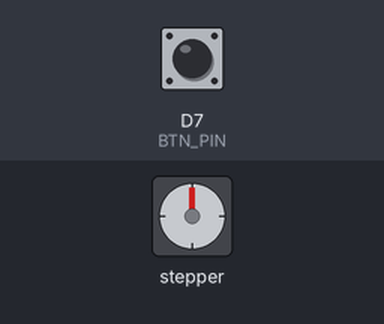
Bench run of a sketch on a simulated ESP8266 (NodeMCU). On the bench: stepper motor. The inputs (shaded band) are chosen by the test bench; at power-on: D7 (BTN_PIN) HIGH. WiFi joins after 1.5 s; servers stay silent unless stated; no MQTT or app messages arrive unless stated; stepper angles assume 2048 steps per turn; what the sketch prints to the serial monitor is not drawn.

Above: at 0.1 s.
At 2.7 s:
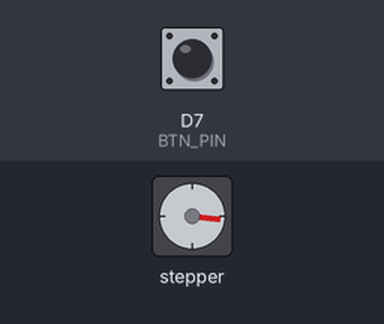
2.8 s: D7 (BTN_PIN) pulled LOW for 1 s
At 3.9 s:
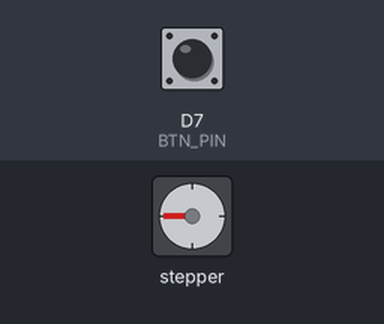
Timing chart, 0 to 5.8 s (numbered marks = the images above; inputs shaded):
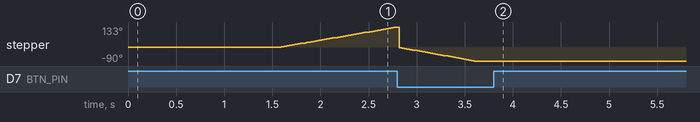

The sketch:

mqqt.ino
```cpp
#include <GyverStepper.h>
#include "myMQQT.h"

// ================== НАСТРОЙКИ ==================
#define IN1 D5
#define IN2 D3
#define IN3 D2
#define IN4 D1
#define BTN_PIN D7

const int STEPS_PER_REV = 2048;
int motorSpeed = 700;

// ================== STEPPER ====================
GStepper<STEPPER4WIRE> stepper(STEPS_PER_REV, IN1, IN3, IN2, IN4);

// ================== СОСТОЯНИЯ ==================
enum SystemState {
  STATE_NORMAL,
  STATE_SET_OPEN_POS,
  STATE_SET_CLOSE_POS
};

SystemState currentState = STATE_NORMAL;

// ================== ПЕРЕМЕННЫЕ =================
bool isReversed = false;
bool motorOn = false;

long closeCoords = 0;       // длина хода (ВСЕГДА > 0)
long currentPos;
unsigned long lastBtnTime = 0;
unsigned long calibrationTimer = 0;
unsigned long lastSend = 0;

// ================== УТИЛИТЫ ====================
int dir() {
  return isReversed ? -1 : 1;
}

bool btnPressed() {
  if (digitalRead(BTN_PIN) == LOW && millis() - lastBtnTime > 800) {
    lastBtnTime = millis();
    return true;
  }
  return false;
}

// ================== WIFI =======================
void wifiConfig() {
  wifiConnect();
  if (!client.connected()) reconnect();
}

void setNull() {
  closeCoords = closeCoords - stepper.getCurrent();
  currentPos = 0;
  stepper.reset();
}

// ================== ДВИЖЕНИЕ ===================
void goToPercent(float percent) {
  if (closeCoords <= 0) return;

  percent = constrain(percent, 0.0f, 1.0f);

  // если реверс включен — меняем местами 0% и 100%
  if (isReversed) percent = 1.0f - percent;

  long target = lroundf(closeCoords * percent);
  stepper.setTarget(target);
}

void moveToSteps(int steps) {
  stepper.setRunMode(FOLLOW_POS);
  if (isReversed)
    steps = -steps;
  stepper.setTarget(steps, RELATIVE);
}

// ================== КАЛИБРОВКА =================
void startSetOpenPos() {
  Serial.println("Calibration: set OPEN position");

  stepper.brake();
  stepper.reset();               // 0 = открыто
  stepper.setSpeed(motorSpeed * dir());
  stepper.setRunMode(KEEP_SPEED);

  currentState = STATE_SET_OPEN_POS;
  calibrationTimer = millis();
}

void processSetOpenPos() {
  if (btnPressed()) {
    stepper.brake();
    stepper.reset();             // жёстко фиксируем 0
    startSetClosePos();
  }

  if (millis() - calibrationTimer > 60000) {
    Serial.println("Open calibration timeout");
    stepper.brake();
    currentState = STATE_NORMAL;
  }
}

void startSetClosePos() {
  Serial.println("Calibration: set CLOSE position");

  stepper.setSpeed(-motorSpeed * dir());
  stepper.setRunMode(KEEP_SPEED);

  currentState = STATE_SET_CLOSE_POS;
  calibrationTimer = millis();
}

void processSetClosePos() {
  if (btnPressed()) {
    stepper.brake();
    closeCoords = abs(stepper.getCurrent());

    stepper.reset();
    stepper.setRunMode(FOLLOW_POS);
    currentState = STATE_NORMAL;

    Serial.printf("Calibration done. Close coords = %ld\n", closeCoords);
  }

  if (millis() - calibrationTimer > 60000) {
    Serial.println("Close calibration timeout");
    stepper.brake();
    currentState = STATE_NORMAL;
  }
}

// ================== РЕВЕРС =====================
void reverseMotor(bool rev) {
  isReversed = rev;
  stepper.brake();

  // просто переслать актуальный процент, чтобы UI обновился
  client.publish("/home/curtains/procOpen", String(getCurrentPercent()).c_str(), false);
}

// ================== ПРОЦЕНТ ====================
float getCurrentPercent() {
  if (closeCoords <= 0) return 0.0f;

  long pos = stepper.getCurrent();
  pos = constrain(pos, 0L, closeCoords);

  float percent = (float)pos / (float)closeCoords;   // 0..1

  // если реверс включен — меняем местами 0% и 100%
  if (isReversed) percent = 1.0f - percent;

  return percent * 100.0f;
}

// ================== MQTT =======================
void callback(char* topic, byte* payload, unsigned int length) {
  String data;
  for (uint8_t i = 0; i < length; i++) data += (char)payload[i];

  if (String(topic) == motor_topic + "/setNull") {
    setNull();
  }
  else if (String(topic) == motor_topic + "/reversed") {
    reverseMotor(data.toInt() == 1);
  }
  else if (String(topic) == motor_topic + "/speed") {
    motorSpeed = data.toInt();
    stepper.setMaxSpeed(motorSpeed);
  }
  else if (String(topic) == motor_topic + "/preset") {
    int p = data.toInt();
    if (p == 1) goToPercent(0.0);
    else if (p == 2) goToPercent(0.25);
    else if (p == 3) goToPercent(0.5);
    else if (p == 4) goToPercent(0.75);
    else goToPercent(1.0);
  }
  else if (String(topic) == motor_topic + "/procOpenSlider") {
    goToPercent(data.toFloat() / 100.0);
  }
  else if (String(topic) == motor_topic + "/moveSteps") {
    moveToSteps(data.toInt());
  }
  else if (String(topic) == motor_topic + "/calibration") {
    startSetOpenPos();
  }
}

// ================== SETUP ======================
void setup() {
  Serial.begin(115200);
  pinMode(BTN_PIN, INPUT_PULLUP);

  client.setServer(mqtt_server, mqtt_port);
  WiFi.mode(WIFI_STA);
  wifiConfig();
  client.setCallback(callback);

  stepper.setRunMode(FOLLOW_POS);
  stepper.setMaxSpeed(motorSpeed * dir());
  stepper.setAcceleration(600);
  stepper.autoPower(true);

  startSetOpenPos();
}

// ================== LOOP =======================
void loop() {
  wifiConnect();
  client.loop();
  stepper.tick();
  currentPos = stepper.getCurrent();

  switch (currentState) {
    case STATE_SET_OPEN_POS:
      processSetOpenPos();
      break;
    case STATE_SET_CLOSE_POS:
      processSetClosePos();
      break;
    case STATE_NORMAL:
      break;
  }

  if (closeCoords > 0 && millis() - lastSend > 5000) {
    lastSend = millis();
    float procOpen_result = getCurrentPercent();
    client.publish("/home/curtains/procOpen", String(procOpen_result).c_str(), false);
  }
}
```

myMQQT.h
```cpp
#include <PubSubClient.h>
#include "wifi.h"

// config --- MQTT ----
const char* mqtt_server = "m1.wqtt.ru";
const int mqtt_port = 20114;
const char* mqtt_user = "u_QU4PSK";
const char* mqtt_password = "TfEMphQO";

const String motor_topic = "/home/curtains";

PubSubClient client(espClient);
// --------------------


void reconnect() {
  while (!client.connected()) {
    Serial.print("Attempting MQTT connection...");
    String clientId = "ESP8266-" + WiFi.macAddress();
    if (client.connect(clientId.c_str(), mqtt_user, mqtt_password) ) {
      Serial.println("connected");

      client.subscribe( (motor_topic + "/#").c_str() );

    } else {
      Serial.print("failed, rc=");
      Serial.print(client.state());
      Serial.println(" try again in 5 seconds");
      delay(5000);
    }
  }
}
```

secrets.h
```cpp
//Use this file to store all of the private credentials
// and connection details

#define SECRET_SSID "Aristarh 3G"
#define SECRET_PASS "Loft0382"
// #define SECRET_SSID "Sss"
// #define SECRET_PASS "12345678"
```

wifi.h
```cpp
#include <ESP8266WiFi.h>
#include "secrets.h"

char ssid[] = SECRET_SSID;   // your network SSID (name)
char pass[] = SECRET_PASS;   // your network password
int keyIndex = 0;            // your network key index number (needed only for WEP)
WiFiClient  espClient;


void wifiConnect() {
  int retryCount = 0;
  const int maxRetries = 10; // Максимальное количество попыток подключения

  // Проверяем текущее состояние WiFi
  if (WiFi.status() != WL_CONNECTED) {
    Serial.print("Попытка подключения к сети: ");
    Serial.println(SECRET_SSID);

    while (WiFi.status() != WL_CONNECTED && retryCount < maxRetries) {
      Serial.print("Статус WiFi: ");
      Serial.println(WiFi.status()); // Выводим код статуса для диагностики

      WiFi.begin(SECRET_SSID, SECRET_PASS); // Используем константы из секретов

      // Ждем подключения с таймаутом 10 секунд
      unsigned long startTime = millis();
      while (WiFi.status() != WL_CONNECTED && millis() - startTime < 10000) {
        delay(500);
        Serial.print(".");
      }

      if (WiFi.status() != WL_CONNECTED) {
        Serial.println("\nОшибка подключения, пробуем снова...");
        retryCount++;
        delay(2000); // Пауза перед следующей попыткой
      }
    }

    if (WiFi.status() == WL_CONNECTED) {
      Serial.println("\nПодключение успешно!");
      Serial.print("IP-адрес: ");
      Serial.println(WiFi.localIP());
    } else {
      Serial.println("\nНе удалось подключиться после всех попыток");
    }
  }
}
```
